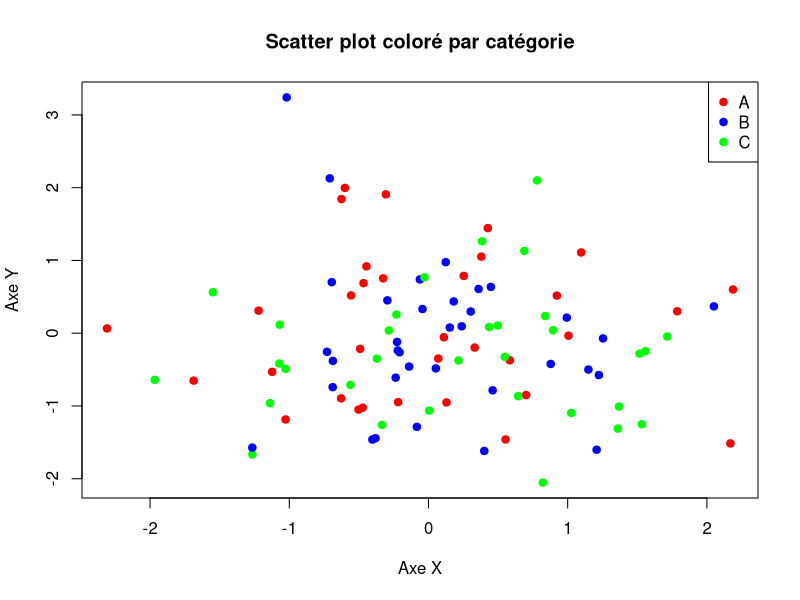

Write the R code that produced this figure.
# visualize.R
set.seed(123)

# Créer des données aléatoires
x <- rnorm(100)
y <- rnorm(100)
category <- sample(c("A", "B", "C"), 100, replace = TRUE)

# Convertir les catégories en couleurs
colors <- ifelse(category == "A", "red", ifelse(category == "B", "blue", "green"))

# Tracer le graphique
plot(x, y, col=colors, pch=19, main="Scatter plot coloré par catégorie",
     xlab="Axe X", ylab="Axe Y")

# Ajouter une légende
legend("topright", legend=c("A", "B", "C"), col=c("red", "blue", "green"), pch=19)
